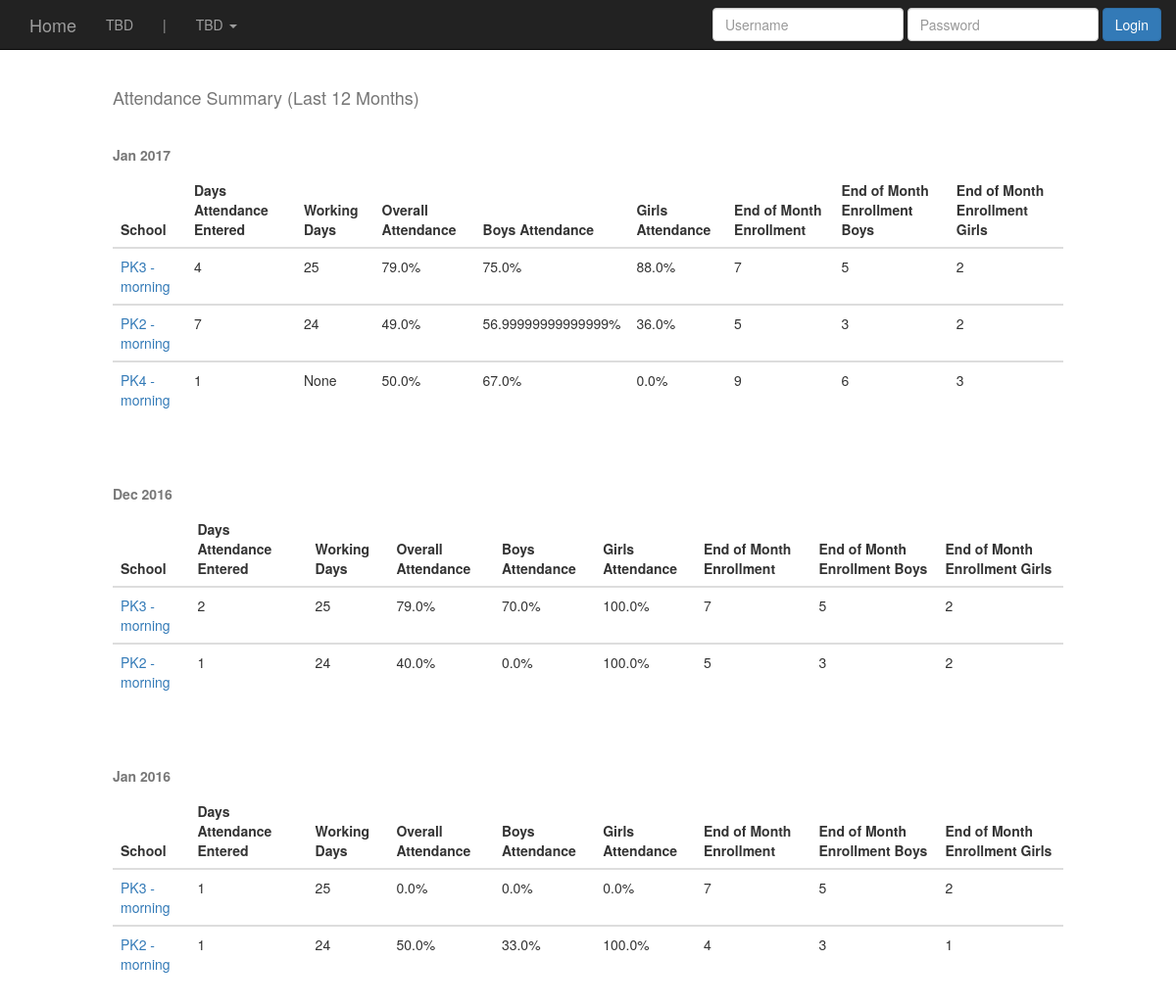
/attendance_summary/, run on the app's committed database.
### schools/models.py (models this page shows, shortened)
class School(models.Model):
        school_name = models.CharField(max_length=255)
        shift = models.CharField(max_length=255)
        school_address = models.CharField(max_length=255)
        city = models.CharField(max_length=255)
        date_opened = models.DateField(auto_now=False, auto_now_add=False)

### attendance/views.py (the view)
# urls.py: url(r'^attendance_summary/$', att.attendance_summary, name='attendance_summary'),
def attendance_summary(request):
    attendance_months = get_attendance_months()
    if request.GET.get('date'):
        attendance_months = [datetime.datetime.strptime(request.GET.get('date'), "%Y-%m-%d").date()]
    else:
        attendance_months = set(attendance_months)
        attendance_months = list(attendance_months)
        attendance_months.sort(reverse=True)
        attendance_months = attendance_months[:12]
    last_12_months_attendance = {}
    for date in attendance_months:
        schools_in_month = School.objects \
            .filter(
                student__attendance__attendance_date__year=date.year,
                student__attendance__attendance_date__month=date.month
            )\
            .annotate(
            days_attendance_entered=Count('student__attendance__attendance_date', distinct=True),
            working_days=F('attendancecalendar__workdays_in_month'),
            overall_present=Count(Case(When(student__attendance__status='present', then=1))),
            overall_absent=Count(Case(When(student__attendance__status='absent', then=1))),
            boys_present=Count(Case(When(student__attendance__status='present', student__gender='male', then=1))),
            boys_absent=Count(Case(When(student__attendance__status='absent', student__gender='male', then=1))),
            girls_present=Count(Case(When(student__attendance__status='present', student__gender='female', then=1))),
            girls_absent=Count(Case(When(student__attendance__status='absent', student__gender='female', then=1))),
            end_of_month=Max(Case(When(
                student__attendance__student__pkss_school__id=F('id'), then=F('student__attendance__attendance_date')
            ))),
            )
        for school in schools_in_month:
            school.boys_attendance = round(school.boys_present / (school.boys_present + school.boys_absent), 2) * 100
            school.girls_attendance = round(school.girls_present / (school.girls_present + school.girls_absent), 2) * 100
            school.overall_attendance = round(school.overall_present / (school.overall_present + school.overall_absent), 2) * 100
            school_end_of_month_enrollment = Attendance.objects.filter(attendance_date=school.end_of_month)
            school.end_of_month_enrollment = school_end_of_month_enrollment.count()
            school.end_of_month_enrollment_boys = school_end_of_month_enrollment.filter(student__gender='male').count()
            school.end_of_month_enrollment_girls = school_end_of_month_enrollment.filter(student__gender='female').count()
        last_12_months_attendance.update({date: schools_in_month})
    last_12_months_attendance = OrderedDict(sorted(last_12_months_attendance.items(), key=lambda t: t[0], reverse=True))
    return render(request, 'attendance_summary.html', {'last_12_months_attendance': last_12_months_attendance})

### attendance/views.py (called while the page is built)
def get_attendance_months():
    truncate_month = connection.ops.date_trunc_sql('month', 'attendance_date')
    attendance = Attendance.objects.extra({'month': truncate_month}).values('month') \
        .annotate(
        attendace_days=Count('student')
    ).order_by('-attendance_date')
    attendance_months = [datetime.datetime.strptime(dt['month'], "%Y-%m-%d").date() for dt in attendance]
    return attendance_months

### templates/attendance_summary.html
{% extends "base.html" %}
{% load staticfiles %}
{% load crispy_forms_tags %}
{% block content %}
<br>
<br>
<div class='col-sm-10 col-sm-offset-1'>
<h4> Attendance Summary {% if 'date' not in request.GET %} (Last 12 Months) {% endif %} </h4>
<br>
{% for date, schools_list in last_12_months_attendance.items %}
    <table class="table">
        <caption><strong>{{ date|date:"M Y" }}</strong></caption>
        <thead>
            <tr>
                <th>School</th>
                <th>Days Attendance Entered</th>
                <th>Working Days</th>
                <th>Overall Attendance</th>
                <th>Boys Attendance</th>
                <th>Girls Attendance</th>
                <th>End of Month Enrollment</th>
                <th>End of Month Enrollment Boys</th>
                <th>End of Month Enrollment Girls</th>
            </tr>
        </thead>
        {% for school in schools_list %}
            <tbody>
                <tr>
                    <td><a href="{% url 'school_attendance_details' school.pk date %}">{{ school.school_name }}</a> </td>
                    <td>{{ school.days_attendance_entered }}</td>
                    <td>{{ school.working_days }}</td>
                    <td>{{ school.overall_attendance }}%</td>
                    <td>{{ school.boys_attendance }}%</td>
                    <td>{{ school.girls_attendance }}%</td>
                    <td>{{ school.end_of_month_enrollment }}</td>
                    <td>{{ school.end_of_month_enrollment_boys }}</td>
                    <td>{{ school.end_of_month_enrollment_girls }}</td>
                </tr>
            </tbody>
        {% endfor %}
    </table>
    <br/><br/>
{% endfor %}
</div>
{% endblock %}

### templates/base.html (shortened to what this page needs)
{% load staticfiles %}
{% load staticfiles %}
<!DOCTYPE html>
<html lang="en">
  <head>
    <link href="{% static 'css/bootstrap.min.css' %}" rel="stylesheet">
    <link href="{% static 'css/ie10-viewport-bug-workaround.css' %}" rel="stylesheet">
    <link href="{% static 'css/base.css' %}" rel="stylesheet"/>
  {% include 'navbar.html' %}
    <link href="{% static 'css/base.css' %}" rel="stylesheet"/>
  </head>
  <body>
    <br>
    <br>
    {% block content %}
    {% endblock %}
  </body>
</html>

### templates/navbar.html (shortened to what this page needs)
    <nav class="navbar navbar-inverse navbar-fixed-top">
      <div class="container">
        <div class="navbar-header">
          <a class="navbar-brand" href=''>Home</a>
        </div>
        <div id="navbar" class="navbar-collapse collapse">
        <ul class="nav navbar-nav">
                <li><a href=''>TBD</a></li>
                <li><a href=''>|</a></li>
                <li class="dropdown">
                <a href="#" class="dropdown-toggle" data-toggle="dropdown" role="button" aria-haspopup="true" aria-expanded="false"> TBD <span class="caret"></span></a>
              </li>
            </ul>
          <ul class="nav navbar-nav navbar-right">
          {% if not request.user.is_authenticated %}
          <form class="navbar-form navbar-right" method='POST' action='{% url "login" %}'> {% csrf_token %}
            <div class="form-group">
              <input type="text" name='username' placeholder="Username" class="form-control">
            </div>
            <div class="form-group">
              <input type="password" name='password' placeholder="Password" class="form-control">
            </div>
            <button type="submit" class="btn btn-primary">Login</button>
          </form>
          {% endif %}
          </ul>
        </div>
      </div>
    </nav>

### static/css/base.css (style rules this page uses)
h4 { color: #777777; }
.navbar { margin-bottom:0; }

### data on the page
School: school_name "PK3 - morning", days_attendance_entered "4", working_days "25", overall_attendance "79.0", boys_attendance "75.0", girls_attendance "88.0", end_of_month_enrollment "7", end_of_month_enrollment_boys "5", end_of_month_enrollment_girls "2", days_attendance_entered "2", boys_attendance "70.0", girls_attendance "100.0", days_attendance_entered "1", overall_attendance "0.0", boys_attendance "0.0", girls_attendance "0.0"
School: school_name "PK2 - morning", days_attendance_entered "7", working_days "24", overall_attendance "49.0", boys_attendance "56.99999999999999", girls_attendance "36.0", end_of_month_enrollment "5", end_of_month_enrollment_boys "3", end_of_month_enrollment_girls "2", days_attendance_entered "1", overall_attendance "40.0", boys_attendance "0.0", girls_attendance "100.0", overall_attendance "50.0", boys_attendance "33.0", end_of_month_enrollment "4", end_of_month_enrollment_girls "1"
School: school_name "PK4 - morning", days_attendance_entered "1", working_days "None", overall_attendance "50.0", boys_attendance "67.0", girls_attendance "0.0", end_of_month_enrollment "9", end_of_month_enrollment_boys "6", end_of_month_enrollment_girls "3"

### other printed values
{{ date|date:"M Y" }} "Jan 2017" "Dec 2016" "Jan 2016"
